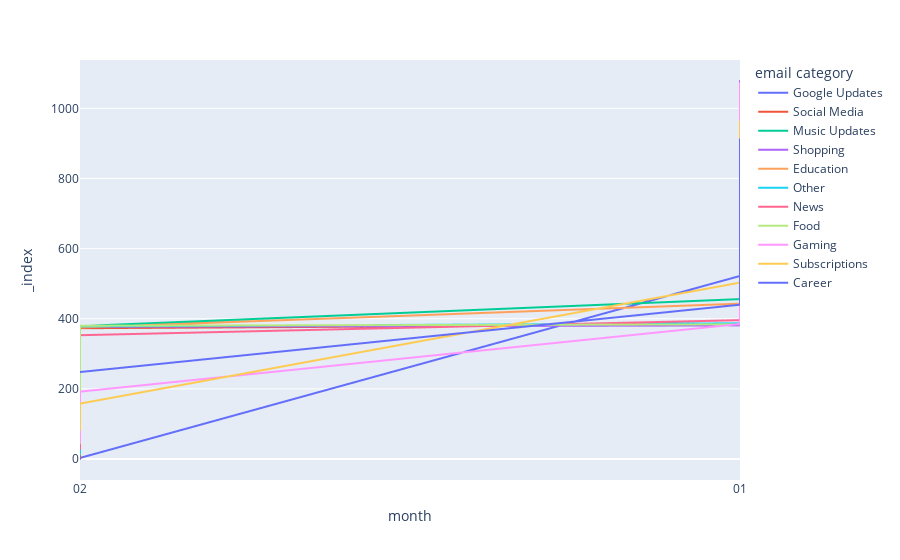

Notebook source saved alongside this figure:
### Code cell
#
fig = px.line(filterdf, x='month', color='email category')
fig.show()

### Figure 1 — Plotly figure (JSON) as saved in the notebook; plotly's stock layout.template omitted (floating-point values rounded to 4 significant figures; data arrays with more than 128 entries replaced by an {"elided": "..."} marker saying what was removed)
{"data": [{"hovertemplate": "email category=Google Updates<br>month=%{x}<br>_index=%{y}<extra></extra>", "legendgroup": "Google Updates", "line": {"color": "#636efa", "dash": "solid"}, "marker": {"symbol": "circle"}, "mode": "lines", "name": "Google Updates", "showlegend": true, "type": "scattergl", "x": ["02", "02", "02", "02", "01", "01"], "xaxis": "x", "y": [0, 1, 2, 3, 522, 834], "yaxis": "y"}, {"hovertemplate": "email category=Social Media<br>month=%{x}<br>_index=%{y}<extra></extra>", "legendgroup": "Social Media", "line": {"color": "#EF553B", "dash": "solid"}, "marker": {"symbol": "circle"}, "mode": "lines", "name": "Social Media", "showlegend": true, "type": "scattergl", "x": ["02", "02", "02", "02", "02", "02", "02", "02", "02", "02", "02", "02", "02", "02", "02", "02", "02", "02", "02", "02", "02", "02", "02", "02", "02", "02", "02", "02", "01", "01", "01", "01", "01", "01", "01", "01", "01", "01", "01", "01", "01", "01", "01", "01", "01", "01", "01", "01", "01", "01", "01", "01", "01", "01", "01", "01", "01", "01", "01", "01", "01", "01", "01", "01", "01", "01", "01", "01", "01", "01", "01", "01", "01", "01", "01", "01", "01", "01", "01", "01", "01", "01", "01", "01", "01"], "xaxis": "x", "y": [4, 5, 6, 7, 8, 9, 11, 20, 52, 65, 92, 100, 102, 119, 139, 142, 167, 183, 195, 211, 220, 247, 275, 287, 294, 314, 338, 373, 383, 415, 420, 430, 441, 448, 469, 477, 479, 486, 490, 513, 517, 546, 566, 568, 592, 617, 621, 638, 654, 658, 678, 695, 696, 723, 743, 762, 791, 808, 815, 824, 827, 849, 851, 863, 873, 885, 896, 909, 923, 924, 929, 950, 954, 955, 964, 970, 976, 990, 993, 1015, 1026, 1031, 1043, 1067, 1076], "yaxis": "y"}, {"hovertemplate": "email category=Music Updates<br>month=%{x}<br>_index=%{y}<extra></extra>", "legendgroup": "Music Updates", "line": {"color": "#00cc96", "dash": "solid"}, "marker": {"symbol": "circle"}, "mode": "lines", "name": "Music Updates", "showlegend": true, "type": "scattergl", "x": ["02", "02", "02", "02", "02", "02", "02", "02", "02", "02", "02", "02", "02", "02", "02", "02", "02", "02", "02", "02", "02", "02", "02", "01", "01", "01", "01", "01", "01", "01", "01", "01", "01", "01", "01", "01", "01", "01", "01", "01", "01", "01", "01", "01"], "xaxis": "x", "y": [10, 18, 28, 32, 80, 91, 111, 115, 120, 132, 141, 165, 173, 197, 209, 215, 219, 246, 255, 258, 272, 372, 379, 456, 460, 468, 510, 519, 520, 527, 535, 541, 578, 610, 655, 677, 700, 703, 753, 989, 1007, 1018, 1036, 1054], "yaxis": "y"}, {"hovertemplate": "email category=Shopping<br>month=%{x}<br>_index=%{y}<extra></extra>", "legendgroup": "Shopping", "line": {"color": "#ab63fa", "dash": "solid"}, "marker": {"symbol": "circle"}, "mode": "lines", "name": "Shopping", "showlegend": true, "type": "scattergl", "x": {"elided": "713 str values"}, "xaxis": "x", "y": {"elided": "713 int values"}, "yaxis": "y"}, {"hovertemplate": "email category=Education<br>month=%{x}<br>_index=%{y}<extra></extra>", "legendgroup": "Education", "line": {"color": "#FFA15A", "dash": "solid"}, "marker": {"symbol": "circle"}, "mode": "lines", "name": "Education", "showlegend": true, "type": "scattergl", "x": ["02", "02", "02", "02", "02", "02", "02", "02", "02", "02", "01", "01", "01", "01", "01", "01", "01", "01", "01", "01", "01", "01", "01", "01", "01", "01", "01", "01", "01"], "xaxis": "x", "y": [14, 47, 94, 109, 171, 188, 207, 250, 318, 375, 443, 521, 540, 596, 666, 685, 716, 725, 739, 751, 798, 853, 915, 952, 999, 1020, 1021, 1065, 1068], "yaxis": "y"}, {"hovertemplate": "email category=Other<br>month=%{x}<br>_index=%{y}<extra></extra>", "legendgroup": "Other", "line": {"color": "#19d3f3", "dash": "solid"}, "marker": {"symbol": "circle"}, "mode": "lines", "name": "Other", "showlegend": true, "type": "scattergl", "x": ["02", "02", "02", "02", "02", "02", "02", "02", "02", "02", "02", "02", "02", "02", "02", "02", "02", "02", "02", "01", "01", "01", "01", "01", "01", "01", "01", "01", "01", "01", "01", "01", "01", "01", "01", "01", "01", "01", "01", "01", "01", "01", "01", "01", "01", "01", "01", "01", "01"], "xaxis": "x", "y": [16, 33, 36, 44, 69, 99, 112, 126, 145, 201, 203, 224, 228, 253, 271, 291, 336, 354, 378, 387, 394, 398, 422, 445, 461, 482, 487, 525, 534, 542, 559, 564, 599, 602, 628, 663, 664, 702, 735, 748, 768, 886, 918, 947, 958, 1000, 1038, 1047, 1069], "yaxis": "y"}, {"hovertemplate": "email category=News<br>month=%{x}<br>_index=%{y}<extra></extra>", "legendgroup": "News", "line": {"color": "#FF6692", "dash": "solid"}, "marker": {"symbol": "circle"}, "mode": "lines", "name": "News", "showlegend": true, "type": "scattergl", "x": ["02", "02", "02", "02", "02", "02", "02", "02", "02", "02", "02", "02", "02", "02", "02", "02", "02", "02", "02", "02", "01", "01", "01", "01", "01", "01", "01", "01", "01", "01", "01", "01", "01", "01", "01", "01", "01", "01", "01", "01", "01", "01", "01", "01", "01", "01", "01", "01", "01", "01", "01", "01"], "xaxis": "x", "y": [29, 37, 56, 75, 89, 138, 150, 163, 186, 191, 214, 229, 242, 263, 285, 301, 311, 329, 342, 353, 396, 406, 475, 498, 508, 551, 573, 588, 612, 616, 627, 651, 690, 711, 720, 750, 760, 775, 787, 806, 819, 879, 905, 934, 937, 940, 959, 972, 986, 1014, 1030, 1063], "yaxis": "y"}, {"hovertemplate": "email category=Food<br>month=%{x}<br>_index=%{y}<extra></extra>", "legendgroup": "Food", "line": {"color": "#B6E880", "dash": "solid"}, "marker": {"symbol": "circle"}, "mode": "lines", "name": "Food", "showlegend": true, "type": "scattergl", "x": ["02", "02", "02", "02", "02", "02", "02", "02", "02", "02", "02", "02", "02", "02", "02", "02", "02", "02", "02", "02", "02", "02", "02", "02", "02", "02", "02", "01", "01", "01", "01", "01", "01", "01", "01", "01", "01", "01", "01", "01", "01", "01", "01", "01", "01", "01", "01", "01", "01", "01", "01", "01", "01", "01", "01", "01", "01", "01", "01", "01", "01", "01", "01", "01", "01", "01", "01", "01", "01", "01", "01", "01", "01", "01"], "xaxis": "x", "y": [46, 53, 58, 60, 72, 105, 106, 114, 133, 149, 151, 182, 200, 204, 213, 237, 238, 265, 267, 277, 280, 298, 321, 323, 327, 330, 380, 384, 386, 392, 401, 403, 405, 407, 410, 423, 446, 455, 474, 483, 494, 496, 549, 557, 565, 571, 604, 629, 634, 642, 671, 672, 673, 699, 709, 736, 774, 776, 797, 810, 816, 861, 865, 869, 913, 927, 930, 953, 961, 974, 975, 1010, 1044, 1048], "yaxis": "y"}, {"hovertemplate": "email category=Gaming<br>month=%{x}<br>_index=%{y}<extra></extra>", "legendgroup": "Gaming", "line": {"color": "#FF97FF", "dash": "solid"}, "marker": {"symbol": "circle"}, "mode": "lines", "name": "Gaming", "showlegend": true, "type": "scattergl", "x": ["02", "02", "02", "01", "01", "01", "01", "01", "01", "01", "01", "01", "01", "01", "01"], "xaxis": "x", "y": [49, 55, 192, 385, 532, 544, 675, 679, 730, 901, 907, 1003, 1009, 1024, 1072], "yaxis": "y"}, {"hovertemplate": "email category=Subscriptions<br>month=%{x}<br>_index=%{y}<extra></extra>", "legendgroup": "Subscriptions", "line": {"color": "#FECB52", "dash": "solid"}, "marker": {"symbol": "circle"}, "mode": "lines", "name": "Subscriptions", "showlegend": true, "type": "scattergl", "x": ["02", "02", "01", "01", "01", "01", "01", "01", "01"], "xaxis": "x", "y": [83, 158, 503, 511, 528, 648, 761, 840, 963], "yaxis": "y"}, {"hovertemplate": "email category=Career<br>month=%{x}<br>_index=%{y}<extra></extra>", "legendgroup": "Career", "line": {"color": "#636efa", "dash": "solid"}, "marker": {"symbol": "circle"}, "mode": "lines", "name": "Career", "showlegend": true, "type": "scattergl", "x": ["02", "01", "01"], "xaxis": "x", "y": [248, 440, 912], "yaxis": "y"}], "layout": {"legend": {"title": {"text": "email category"}, "tracegroupgap": 0}, "margin": {"t": 60}, "xaxis": {"anchor": "y", "domain": [0, 1], "title": {"text": "month"}}, "yaxis": {"anchor": "x", "domain": [0, 1], "title": {"text": "_index"}}}}
